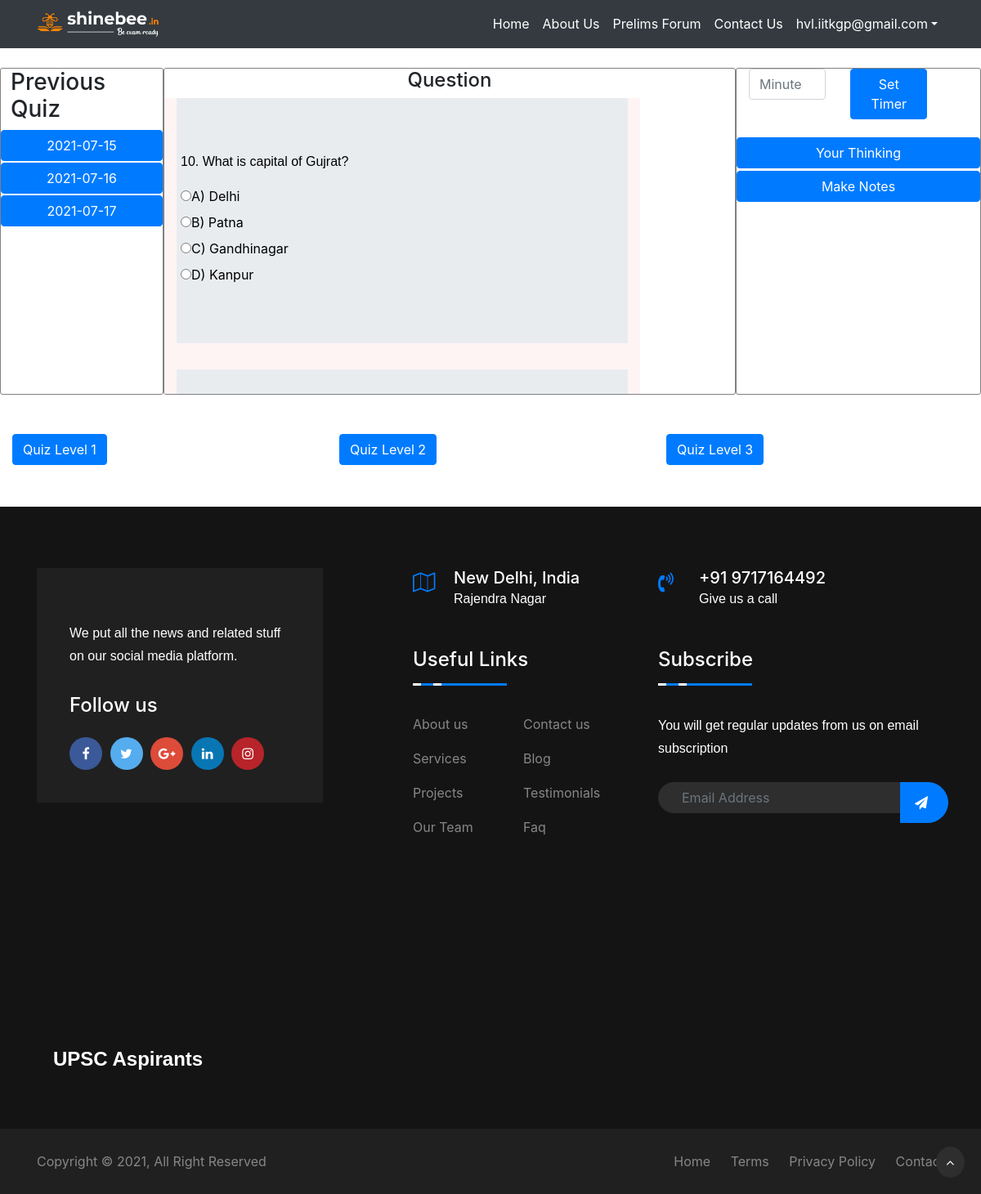
/take_quiz.php?quiz_level=1 (signed in), run on the app's committed database.
### tables this page shows
CREATE TABLE `quiz_questions` (
  `id` int(12) NOT NULL,
  `quiz_id` int(1) DEFAULT NULL,
  `question_number` int(2) DEFAULT NULL,
  `question` varchar(29) DEFAULT NULL,
  `option1` varchar(5) DEFAULT NULL,
  `option2` varchar(7) DEFAULT NULL,
  `option3` varchar(11) DEFAULT NULL,
  `option4` varchar(10) DEFAULT NULL,
  `correct_option` varchar(1) DEFAULT NULL,
  `answer_description` varchar(5) DEFAULT NULL,
  `status` int(1) DEFAULT NULL,
  `quiz_level` int(12) NOT NULL,
  `quiz_upload_date` varchar(100) NOT NULL
);

### take_quiz.php (the view, shortened to what this page needs)
<?php
		$quiz_level = $_GET['quiz_level'];
?>
<!DOCTYPE html>
<html lang="en">
    <head>
        <link href="css/styles.css" rel="stylesheet" />
		<link href="css/footer.css" rel="stylesheet" />
		<link rel="stylesheet" href="https://stackpath.bootstrapcdn.com/bootstrap/4.5.0/css/bootstrap.min.css">
		<link rel="stylesheet" href="https://maxcdn.bootstrapcdn.com/font-awesome/4.7.0/css/font-awesome.min.css">
    </head>
    <body>
				<?php include 'topheader.php'; ?>
				<br/>
                <div class="container-fluid">
				<form class="form" method="post" action="quiz_answer.php">
                    <div class="row">
						<div class="col-sm-2" style="border: 1px solid grey; height: 400px; overflow: scroll; border-radius:3px">
							<div class="row" style="margin-bottom:3px">
								<h3>Previous Quiz</h3><br/>
								<?php
										$servername = "localhost";
										$username = "hvlias";
										$password = "hvlias@123";
										$db = "db1";
										$connection = mysqli_connect($servername, $username, $password,$db);
									if(isset($_GET['quiz_level']))
									{
										$sqlAllQuiz = "SELECT distinct quiz_id, quiz_upload_date FROM quiz_questions where quiz_level=$quiz_level";
										$resultAllquestion = mysqli_query($connection, $sqlAllQuiz);
										while ($rowAll = mysqli_fetch_assoc($resultAllquestion))
										{
											$quiz_id_all = $rowAll['quiz_id'];
											$quiz_upload_date = $rowAll['quiz_upload_date'];
											echo '<a href="take_quiz.php?id='.$quiz_id_all.'" class="btn btn-primary" id="'.$quiz_id_all.'" style="margin-bottom:2px;">'.$quiz_upload_date.'</a>';
										}
									}
								?>
							</div>
						</div>
						<div class="col-sm-7" style="border: 1px solid grey; height: 400px; overflow: scroll; border-radius:3px">
						<h4 style="text-align:center">Question</h4>
							<div class="row" style="border-radius:5px;">
								<div class="col-sm-10" style="background-color: #fff4f4">
										<?php
												$sql = "";
												if(isset($_GET['quiz_level']))
												{
													$sql = "select * from quiz_questions where quiz_level=$quiz_level order by id desc limit 10";
												}
												$servername = "localhost";
												$username = "hvlias";
												$password = "hvlias@123";
												$db = "db1";
												$connection = mysqli_connect($servername, $username, $password,$db);
											$result = mysqli_query($connection, $sql);
											while ($row = mysqli_fetch_assoc($result))
											{
												echo '<div class="jumbotron jumbotron-fluid">';
												echo '<div style="margin-left:5px;">';
												$question = $row['question'];
												$option1 = $row['option1'];
												$option2 = $row['option2'];
												$option3 = $row['option3'];
												$option4 = $row['option4'];
												$question_number = $row['question_number'];
												echo '<p id="question" style="color:black">'.$question_number.'. '.$question.'<br/></p>';
												echo '<input type="radio" id="html'.$question_number.'" name="answer_'.$question_number.'" value="A">';
												echo '<label for="html'.$question_number.'" id="option1" style="color:black"> A) '.$option1.'</label><br>';
												echo '<input type="radio" id="css_'.$question_number.'" name="answer_'.$question_number.'" value="B">';
												echo '<label for="css_'.$question_number.'" id="option2" style="color:black"> B) '.$option2.'</label><br>';
												echo '<input type="radio" id="javascript'.$question_number.'" name="answer_'.$question_number.'" value="C">';
												echo '<label for="javascript'.$question_number.'" id="option3" style="color:black"> C) '.$option3.'</label><br>';
												echo '<input type="radio" id="javascript2'.$question_number.'" name="answer_'.$question_number.'" value="D">';
												echo '<label for="javascript2'.$question_number.'" id="option1" style="color:black"> D) '.$option4.'</label><br>';
												echo '</div>';
												echo '</div>';
											}
										?>
								</div>
							</div>
							<br/>
						</div>
						<div class="col-sm-3" style="border: 1px solid grey; height: 400px; overflow: scroll; border-radius:3px">
							<div class="row" style="margin-bottom:3px">
								<div class="col-sm-5">
									<input type="number" id="minutes" placeholder="Minutes" class="form-control"><br/>
								</div>
								<div class="col-sm-5">
									<button id="settimer" type="button" class="btn btn-primary" onClick="displayTimer2()">Set Timer</button>
								</div>
							</div>
							<div class="row" style="margin-bottom:3px">
								<div class="col-sm-5">
								</div>
							</div>
							<div class="row" style="margin-bottom:3px">
								<button class="btn btn-primary" type="button" data-toggle="collapse" data-target="#thinking" aria-expanded="true" aria-controls="thinking">Your Thinking</button>
								<br/>
							</div>
							<div class="row" style="margin-bottom:3px">
								<button class="btn btn-primary" type="button" data-toggle="collapse" data-target="#mynotesUpper" aria-expanded="true" aria-controls="mynotesUpper">Make Notes</button>
								<br/>
							</div>
						</div>
					</div>
					 </form>
					<br/><br/>
					<div class="row" style="margin-bottom:3px">
						<div class="col-sm-4">
							<a class="btn btn-primary" href="take_quiz.php?quiz_level=1">Quiz Level 1</a>
						</div>
						<div class="col-sm-4">
							<a class="btn btn-primary" href="take_quiz.php?quiz_level=2">Quiz Level 2</a>
						</div>
						<div class="col-sm-4">
							<a class="btn btn-primary" href="take_quiz.php?quiz_level=3">Quiz Level 3</a>
						</div>
					</div>
					<br/><br/>
                </div>
    </body>
</html>

### data on the page
quiz_questions: question_number "10", question "What is capital of Gujrat?", option1 "Delhi", option2 "Patna", option3 "Gandhinagar", option4 "Kanpur"

### other printed values
$_SESSION['user_email'] "hvl.iitkgp@gmail.com"
$quiz_upload_date "2021-07-15"
$quiz_upload_date "2021-07-16"
$quiz_upload_date "2021-07-17"
